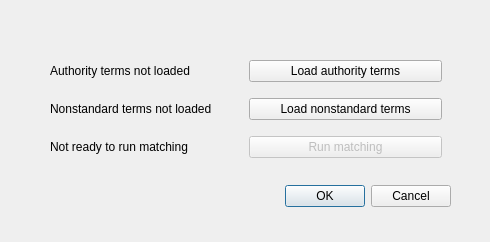
<?xml version="1.0" encoding="UTF-8"?>
<ui version="4.0">
 <class>StartDialog</class>
 <widget class="QDialog" name="StartDialog">
  <property name="geometry">
   <rect>
    <x>0</x>
    <y>0</y>
    <width>490</width>
    <height>242</height>
   </rect>
  </property>
  <property name="windowTitle">
   <string>Dialog</string>
  </property>
  <widget class="QDialogButtonBox" name="buttonBox">
   <property name="geometry">
    <rect>
     <x>-170</x>
     <y>180</y>
     <width>621</width>
     <height>32</height>
    </rect>
   </property>
   <property name="orientation">
    <enum>Qt::Horizontal</enum>
   </property>
   <property name="standardButtons">
    <set>QDialogButtonBox::Cancel|QDialogButtonBox::Ok</set>
   </property>
  </widget>
  <widget class="QWidget" name="">
   <property name="geometry">
    <rect>
     <x>50</x>
     <y>50</y>
     <width>392</width>
     <height>118</height>
    </rect>
   </property>
   <layout class="QVBoxLayout" name="verticalLayout">
    <item>
     <layout class="QHBoxLayout" name="horizontalLayout">
      <item>
       <widget class="QLabel" name="label">
        <property name="text">
         <string>Authority terms not loaded</string>
        </property>
       </widget>
      </item>
      <item>
       <widget class="QPushButton" name="pushButton">
        <property name="text">
         <string>Load authority terms</string>
        </property>
       </widget>
      </item>
     </layout>
    </item>
    <item>
     <layout class="QHBoxLayout" name="horizontalLayout_2">
      <item>
       <widget class="QLabel" name="label_2">
        <property name="text">
         <string>Nonstandard terms not loaded</string>
        </property>
       </widget>
      </item>
      <item>
       <widget class="QPushButton" name="pushButton_2">
        <property name="text">
         <string>Load nonstandard terms</string>
        </property>
       </widget>
      </item>
     </layout>
    </item>
    <item>
     <layout class="QHBoxLayout" name="horizontalLayout_3">
      <item>
       <widget class="QLabel" name="label_3">
        <property name="text">
         <string>Not ready to run matching</string>
        </property>
       </widget>
      </item>
      <item>
       <widget class="QPushButton" name="pushButton_3">
        <property name="enabled">
         <bool>false</bool>
        </property>
        <property name="text">
         <string>Run matching</string>
        </property>
       </widget>
      </item>
     </layout>
    </item>
   </layout>
  </widget>
 </widget>
 <resources/>
 <connections>
  <connection>
   <sender>buttonBox</sender>
   <signal>accepted()</signal>
   <receiver>StartDialog</receiver>
   <slot>accept()</slot>
   <hints>
    <hint type="sourcelabel">
     <x>248</x>
     <y>254</y>
    </hint>
    <hint type="destinationlabel">
     <x>157</x>
     <y>274</y>
    </hint>
   </hints>
  </connection>
  <connection>
   <sender>buttonBox</sender>
   <signal>rejected()</signal>
   <receiver>StartDialog</receiver>
   <slot>reject()</slot>
   <hints>
    <hint type="sourcelabel">
     <x>316</x>
     <y>260</y>
    </hint>
    <hint type="destinationlabel">
     <x>286</x>
     <y>274</y>
    </hint>
   </hints>
  </connection>
 </connections>
</ui>
